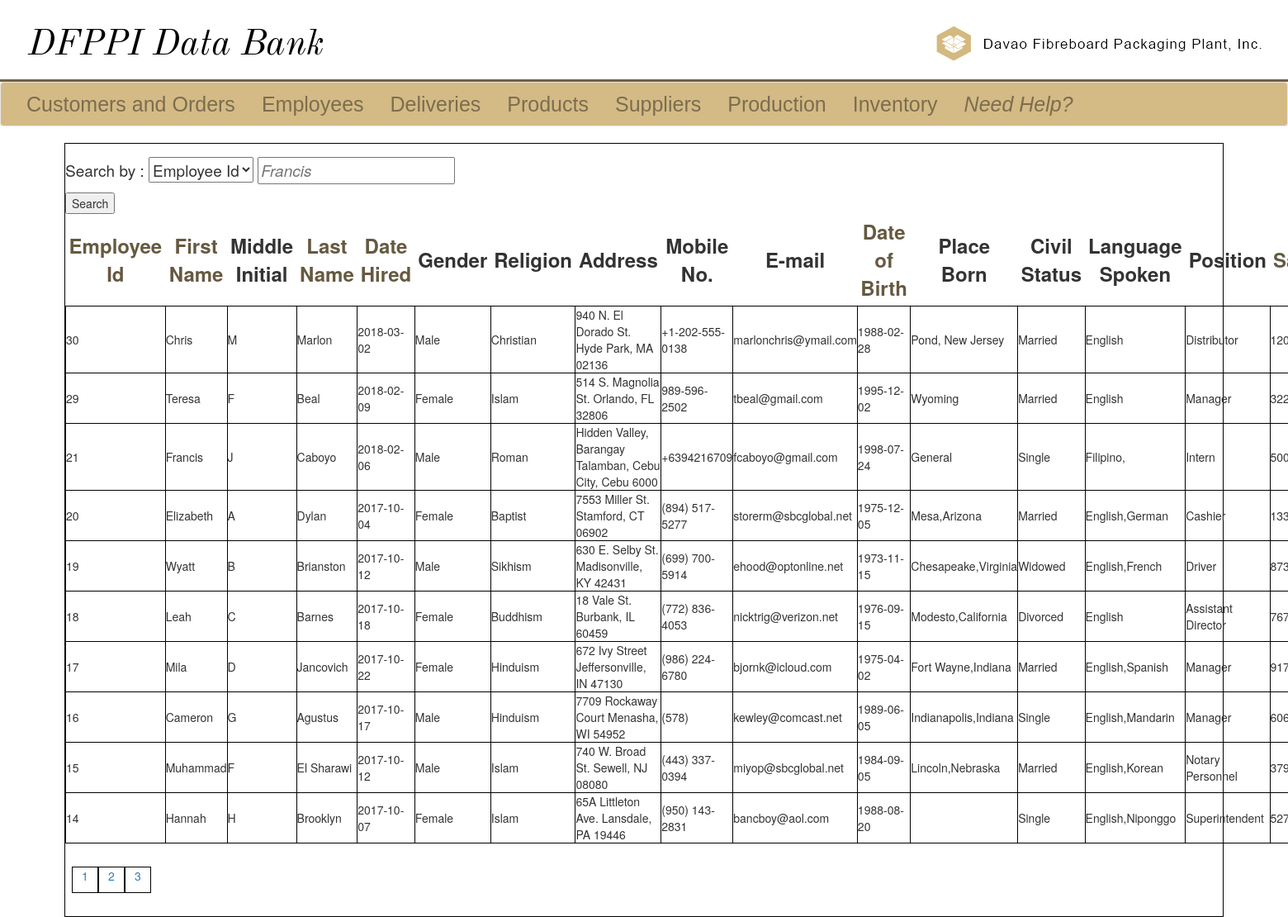
The page /employees-view.php?choice=1&srch=1&direction=DESC&order=f_id&page=1 on the database as committed earlier.
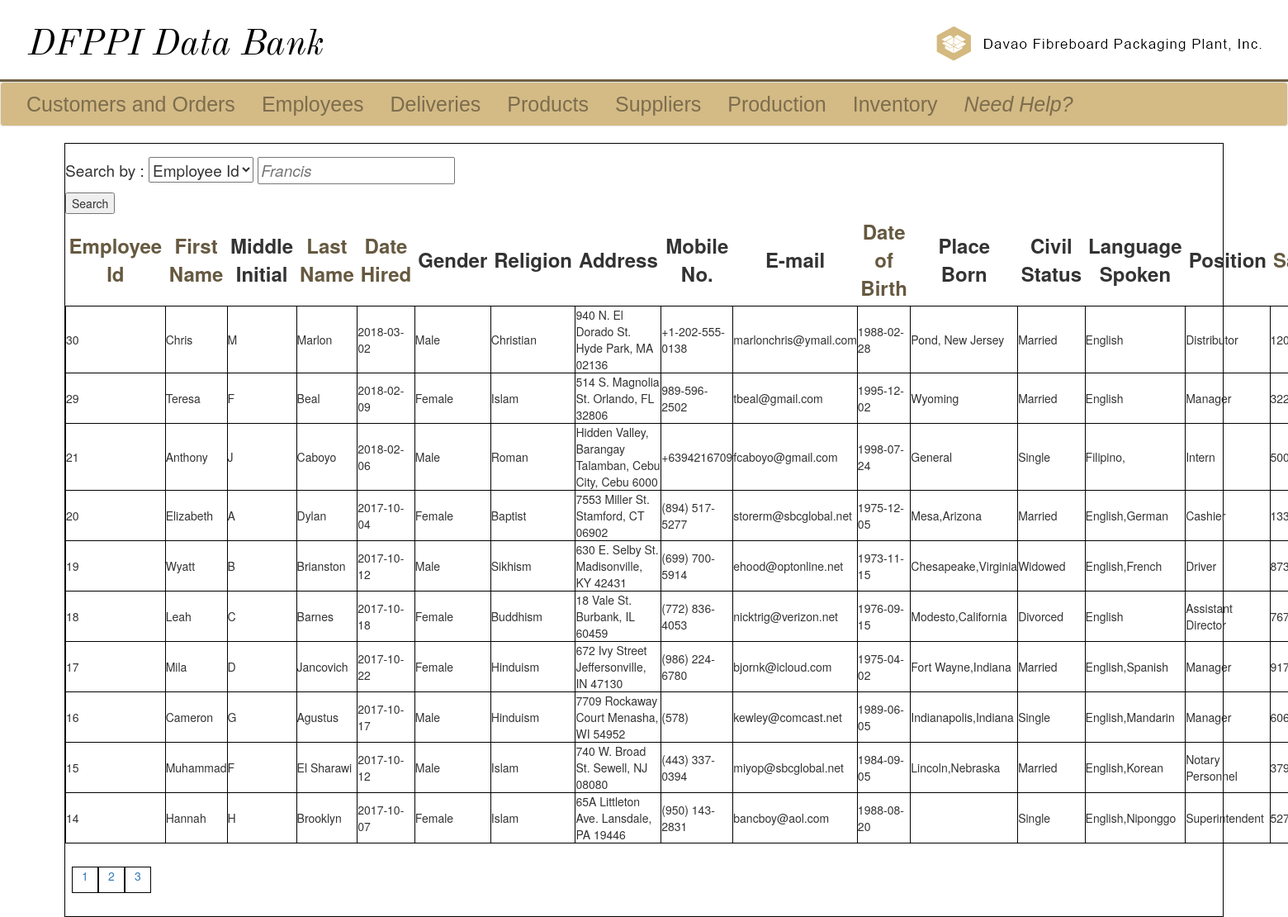
The same page on the database as committed later.
### tables this page shows
CREATE TABLE `faculty` (
  `f_id` int(11) NOT NULL,
  `f_firstName` varchar(32) NOT NULL,
  `f_midInitial` varchar(8) NOT NULL,
  `f_lastName` varchar(32) NOT NULL,
  `f_dateHired` date NOT NULL,
  `f_sex` varchar(16) NOT NULL,
  `f_religion` varchar(16) NOT NULL,
  `f_address` varchar(128) NOT NULL,
  `f_mobileNo` varchar(32) NOT NULL,
  `f_email` varchar(32) NOT NULL,
  `f_dateOfBirth` date NOT NULL,
  `f_placeOfBirth` varchar(32) NOT NULL,
  `f_civilStatus` varchar(16) NOT NULL,
  `f_langSpoken` varchar(32) NOT NULL,
  `f_position` varchar(32) NOT NULL,
  `f_salary` int(11) NOT NULL,
  `f_department` varchar(32) NOT NULL,
  `f_status` enum('Okay','Terminated') NOT NULL DEFAULT 'Okay' COMMENT 'Okay/Terminated'
);

### employees-view.php (the view, shortened to what the changed rows need)
<!DOCTYPE html>
<?php
	include("sql_connect.php");
    $choice = isset($_GET['choice'])? $_GET['choice'] : 1;
    $srch = isset($_GET['srch'])? $_GET['srch'] : 1;
	$numberOfRows = 10;
	$page = isset($_GET['page']) ? $_GET['page'] : 1;
	$limit = ($page - 1) * $numberOfRows;
	$col = isset($_GET['order']) ? $_GET['order'] : "f_id";
	$dir = isset($_GET['direction']) ? $_GET['direction'] : "ASC";
	$query = "SELECT * FROM faculty WHERE {$choice} = '{$srch}' ORDER BY {$col} {$dir} LIMIT {$limit}, {$numberOfRows}";
	$result = mysqli_query($conn, $query);
?>
<html>
	<head>
		<link rel = "stylesheet" href = "css/bootstrap.min.css">
		<link rel = "stylesheet" href = "css/design.css">
	</head>
	<body>
		<div class = "main-view">
			<div class = "bot-div">
				<?php
					echo "<table class= 'table-set'  >";
					$ndir = ($col == "f_id" && $dir == "ASC") ? "DESC" : "ASC";
					echo "<th><a href='employees-view.php?choice={$choice}&srch={$srch}&direction={$ndir}&order=f_id&page={$page}'>Employee Id</a></th>";
					$ndir = ($col == "f_firstName" && $dir == "ASC") ? "DESC" : "ASC";
					echo "<th><a href='employees-view.php?choice={$choice}&srch={$srch}&direction={$ndir}&order=f_firstName&page={$page}'>First Name</a></th>";
					echo "<th>Middle Initial</th>";
					$ndir = ($col == "f_lastName" && $dir == "ASC") ? "DESC" : "ASC";
					echo "<th><a href='employees-view.php?choice={$choice}&srch={$srch}&direction={$ndir}&order=f_lastName&page={$page}'>Last Name</a></th>";
					$ndir = ($col == "f_dateHired" && $dir == "ASC") ? "DESC" : "ASC";
					echo "<th><a href='employees-view.php?choice={$choice}&srch={$srch}&direction={$ndir}&order=f_dateHired&page={$page}'>Date Hired</a></th>";
					echo "<th>Gender</th>";
					echo "<th>Religion</th>";
					echo "<th>Address</th>";
					echo "<th>Mobile No.</th>";
					echo "<th>E-mail</th>";
					$ndir = ($col == "f_dateOfBirth" && $dir == "ASC") ? "DESC" : "ASC";
					echo "<th><a href='employees-view.php?choice={$choice}&srch={$srch}&direction={$ndir}&order=f_dateOfBirth&page={$page}'>Date of Birth</a></th>";
					echo "<th>Place Born</th>";
					echo "<th>Civil Status</th>";
					echo "<th>Language Spoken</th>";
					echo "<th>Position</th>";
					$ndir = ($col == "f_salary" && $dir == "ASC") ? "DESC" : "ASC";
					echo "<th><a href='employees-view.php?choice={$choice}&srch={$srch}&direction={$ndir}&order=f_salary&page={$page}'>Salary</a></th>";
					while($row = mysqli_fetch_assoc($result)){
						echo "<tr>";
						echo "<td>{$row["f_id"]}</td>";
						echo "<td>{$row["f_firstName"]}</td>";
						echo "<td>{$row["f_midInitial"]}</td>";
						echo "<td>{$row["f_lastName"]}</td>";
						echo "<td>{$row["f_dateHired"]}</td>";
						echo "<td>{$row["f_sex"]}</td>";
						echo "<td>{$row["f_religion"]}</td>";
						echo "<td>{$row["f_address"]}</td>";
						echo "<td>{$row["f_mobileNo"]}</td>";
						echo "<td>{$row["f_email"]}</td>";
						echo "<td>{$row["f_dateOfBirth"]}</td>";
						echo "<td>{$row["f_placeOfBirth"]}</td>";
						echo "<td>{$row["f_civilStatus"]}</td>";
						echo "<td>{$row["f_langSpoken"]}</td>";
						echo "<td>{$row["f_position"]}</td>";
						echo "<td>{$row["f_salary"]}</td>";
						echo "</tr>";
					}
					echo "</table>";
				?>
			</div>
		</div>
	</body>
</html>

Rows that differ between the two databases and show on the page:
changed faculty "Caboyo": f_firstName "Francis" → "Anthony"
